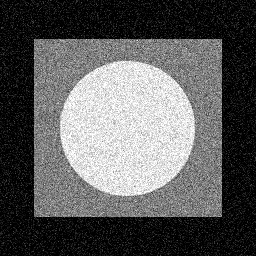
#> input picture Task1&2/part1/noise_img1.png, 256 x 256 px
$ jupyter execute part1.ipynb
#> lines starting #> are read from the running program, lines starting #| are printed output that depends on the picture
# 作业说明

请填写代码以完成作业，并将整个包以 zip 文件的形式提交到网络学堂

# 第一步

运行以下代码以导入你需要的模块，如需要你也可以修改此代码（例如，导入更多模块）

[cell 1]
import numpy as np, matplotlib as mpl, matplotlib.pyplot as plt, urllib, os
import scipy.ndimage # For image filtering
import imageio # For loading images
import numpy as np
from numpy import array, zeros, arange, exp, random, ones_like, zeros_like,ones
from scipy.fftpack import dct
from scipy.fftpack import idct
from scipy.signal import convolve,convolve2d,correlate2d,correlate
from imageio import imread
import itertools, math
import matplotlib.pyplot as plt
import unittest
from PIL import  Image

# 问题1：滤波器

滤波器是一种从信号中去除一些不需要的成分或特征的设备或过程

了解滤波的生成与应用可以帮助我们解决很多实际问题，例如图像去噪

## 1.1 均值滤波器

均值滤波器用局部平均代替像素，具有平滑（模糊）的效果

在这个问题中，我们将实现一个简单的均值滤波器

你可以参考下图来回忆计算过程


[cell 2]
def box_kernel(size):
    # K = np.zeros((size, size))
    ####################
    # your code
    K = np.ones(size) / (size ** 2)
    ####################
    return K

## 1.2 高斯滤波器

高斯滤波器的核值是从二维高斯函数中采样的。 权重随着与中心像素的距离而下降

(a) 请完成函数 gaussian_kernel() 生成内核

(b) 请完成函数 gaussian_filter() 得到高斯模糊图像

你可以参考下图来回忆计算过程

[cell 3]
def gaussian_kernel(size, sigma):
    K = np.zeros((size, size))
    pad = size//2

    for x in range(-pad, -pad+size):
        for y in range(-pad, -pad+size):
            ####################
            # your code
            x_ = abs(pad - (x % size))
            y_ = abs(pad - (y % size))
            K[x, y] = 1 / (2 * np.pi * sigma**2) * np.exp(-(x_**2 + y_**2) / (2 * sigma**2))
            continue
            ####################

    return K
# plt.imshow(gaussian_kernel(5, 1))

def gaussian_filter(image, kernel):
    # 补零
    Kl, Kw = kernel.shape
    L, W = image.shape
    img_pad = np.zeros((L + Kl - 1, W + Kw - 1))
    img_pad[Kl//2 : L + Kl//2, Kw//2 : W + Kw//2] = image
    img_out = np.zeros((L, W))

    for i in range(Kl//2, L + Kl//2):
        for j in range(Kw//2, W + Kw//2):
            image_slice = img_pad[i - Kl//2 : i - Kl//2 + Kl, j - Kw//2 : j -Kw//2 + Kw]
            img_out[i - Kl//2, j - Kw//2] = np.sum(np.multiply(image_slice, kernel))

    return img_out

im = imageio.imread('noise_img1.png')
#> im is the input picture: shape (256, 256); min 0, max 255, mean 91.6
ker = gaussian_kernel(11, 2)
plt.imshow(gaussian_filter(im, ker))
#> in gaussian_filter, `img_pad[Kl//2 : L + Kl//2, Kw//2 : W + Kw//2] = image`:
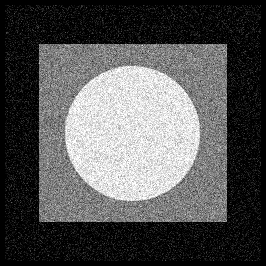
#> img_pad: shape (266, 266) float64; min 0, max 255, mean 84.8
#> after the loop in gaussian_filter, `for i in range(Kl//2, L + Kl//2):`:
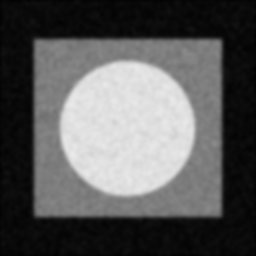
#> img_out: shape (256, 256) float64; min 1.92, max 234.5, mean 90.4

# 问题2：图像去噪

生成完滤波器，我们希望使用其解决图像去噪的问题

在这个问题中，我们将不同滤波器作用于不同的噪声图像上，观察处理的结果

提示：为了进行卷积，我们经常使用零填充，即在原始图像周围添加零。 以 [L,W,C] 图像为例。 如果内核大小为 3，我们将在图像周围添加一列和一行零，因此填充后的图像大小为 [L+2, W+2, C]

# 2.1 图像1

[cell 4]
im = imageio.imread('noise_img1.png')
print(im.shape)
#| (256, 256)

def img_filter(image, r, K):
    L, W = image.shape # L: length; W: width; C: channel

    #im_pad: generated for zero-padding
    im_pad = np.zeros((L+r-1, W+r-1))
    im_pad[r//2:L+r//2, r//2:W+r//2] = image
    im_output = np.zeros((L, W))

    for i in range(r//2,L+r//2): # length position
        for j in range(r//2,W+r//2): # width position
            ####################
            # your code
            im_output[i - r//2, j - r//2] = np.sum(np.multiply(im_pad[i - r//2 : i - r//2 + r, j - r//2 : j - r//2 + r], K))
            continue
            ####################

    return im_output

plt.figure()
plt.imshow(im)
plt.title('Input image')
plt.axis('off')

kernel_size = 7
K_box = box_kernel(size=kernel_size)
K_guassian = gaussian_kernel(size=kernel_size, sigma=2)

im_box = img_filter(im, r=kernel_size, K=K_box)
#> in img_filter, `im_pad[r//2:L+r//2, r//2:W+r//2] = image`:
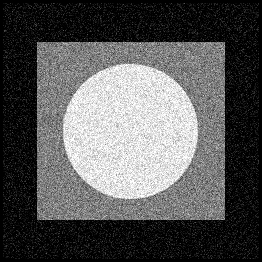
#> im_pad: shape (262, 262) float64; min 0, max 255, mean 87.4
im_gaussian = img_filter(im, r=kernel_size, K=K_guassian)
#> call 2 of img_filter, with r = 7, K = array of shape (7, 7)
#> after the loop in img_filter (call 2), `for i in range(r//2,L+r//2):`:
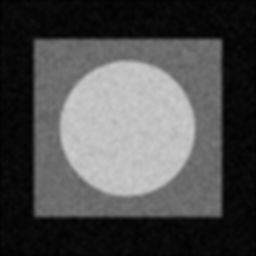
#> im_output: shape (256, 256) float64; min 1.38, max 204.2, mean 77.9

plt.figure()
plt.imshow(im_box/255)
plt.title('Box filter image')
plt.axis('off')

plt.figure()
plt.imshow(im_gaussian/255)
plt.title('Gaussian filter image')
plt.axis('off')

# 2.2 图像2

[cell 5]
im = imageio.imread('noise_img2.png')
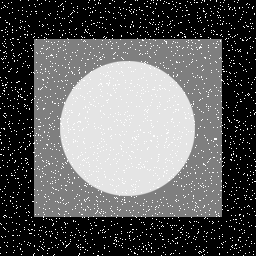
#> input picture Task1&2/part1/noise_img2.png, 256 x 256 px
#> im is the input picture: shape (256, 256); min 0, max 255, mean 95.7
print(im.shape)
#| (256, 256)

def img_filter(image, r, K):
    L, W = image.shape # L: length; W: width; C: channel

    #im_pad: generated for zero-padding
    im_pad = np.zeros((L+r-1, W+r-1))
    im_pad[r//2:L+r//2, r//2:W+r//2] = image
    im_output = np.zeros((L, W))

    for i in range(r//2,L+r//2): # length position
        for j in range(r//2,W+r//2): # width position
            ####################
            # your code
            im_output[i - r//2, j - r//2] = np.sum(np.multiply(im_pad[i-r//2 : i-r//2+r, j-r//2 : j-r//2+r], K))
            continue
            ####################

    return im_output

plt.figure()
plt.imshow(im)
plt.title('Input image')
plt.axis('off')

kernel_size = 7
K_box = box_kernel(size=kernel_size)
K_guassian = gaussian_kernel(size=kernel_size, sigma=2)

im_box = img_filter(im, r=kernel_size, K=K_box)
#> in img_filter, `im_pad[r//2:L+r//2, r//2:W+r//2] = image`:
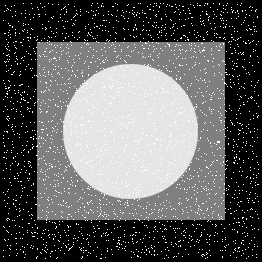
#> im_pad: shape (262, 262) float64; min 0, max 255, mean 91.4
im_gaussian = img_filter(im, r=kernel_size, K=K_guassian)

plt.figure()
plt.imshow(im_box/255)
plt.title('Box filter image')
plt.axis('off')

plt.figure()
plt.imshow(im_gaussian/255)
plt.title('Gaussian filter image')
plt.axis('off')
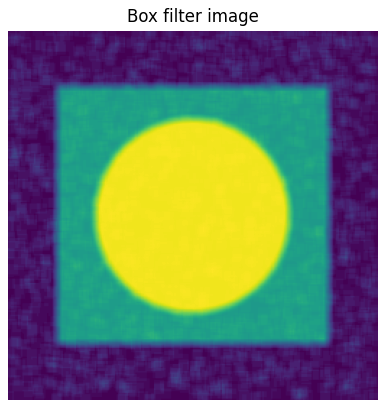
#> figure drawn by matplotlib, 1 panel

# 2.3 问题思考

比较两张图片的去噪结果

试分析造成两张图片去噪效果不同的原因

## 2.3.1 比较
### 2.3.1.1 按照滤波器不同比较
由两种方法得到的两种滤波结果可以看到，对于两种图片，均值滤波器和高斯滤波器结果相近
### 2.3.1.2 按照图片不同比较
将图中从外向内三个区域编号为1、2、3，
则图一中区域1去噪效果较好，区域2一般，区域3较差；
图二中区域1去噪效果较差，区域2一般，区域3较好
## 2.3.2 分析
### 2.3.2.1 图片1
图一噪声幅度较小，区域颜色与噪声颜色相近程度为区域1 > 区域2 > 区域3，所以在区域1滤波效果较好，区域3滤波效果较差。
### 2.3.2.2 图片2
图而噪声幅度较大，区域颜色与噪声颜色相近程度为区域3 > 区域2 > 区域1，所以在区域3滤波效果较好，区域1滤波效果较差。

# 2.4 问题解决——中值滤波

中值滤波可以有效解决上述问题

现在请实现图像的中值滤波并比较与2.2中结果的区别

[cell 6]
im = imageio.imread('noise_img2.png')
print(im.shape)
#| (256, 256)

def img_median_filter(image, r):
    L, W = image.shape # L: length; W: width; C: channel

    #im_pad: generated for zero-padding
    im_pad = np.zeros((L+r-1, W+r-1))
    im_pad[r//2:L+r//2, r//2:W+r//2] = image
    im_output = np.zeros((L, W))

    for i in range(r//2,L+r//2): # length position
        for j in range(r//2,W+r//2): # width position
            ####################
            # your code
            temp_img = im_pad[i - r//2 : i - r//2 + r, j - r//2 : j - r//2 + r]
            new_temp = np.sort(np.reshape(temp_img, (-1, 1)), axis=0)
            im_output[i - r//2, j - r//2] = new_temp[r**2 // 2]
            continue
            ####################

    return im_output

plt.figure()
plt.imshow(im)
plt.title('Input image')
plt.axis('off')

im_meidan = img_median_filter(im, r=11)
#> in img_median_filter, `im_pad[r//2:L+r//2, r//2:W+r//2] = image`:
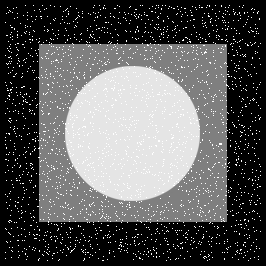
#> im_pad: shape (266, 266) float64; min 0, max 255, mean 88.7
#> after the loop in img_median_filter, `for i in range(r//2,L+r//2):`:
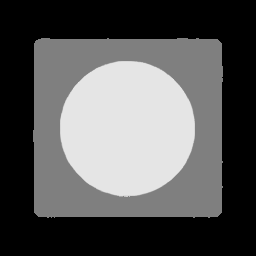
#> im_output: shape (256, 256) float64; min 0, max 229, mean 87.2

plt.figure()
plt.imshow(im_meidan/255)
plt.title('median filter image')
plt.axis('off')
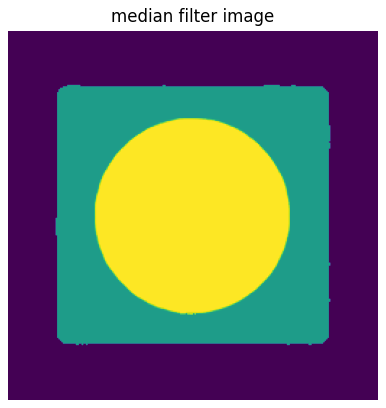
#> figure drawn by matplotlib, 1 panel
